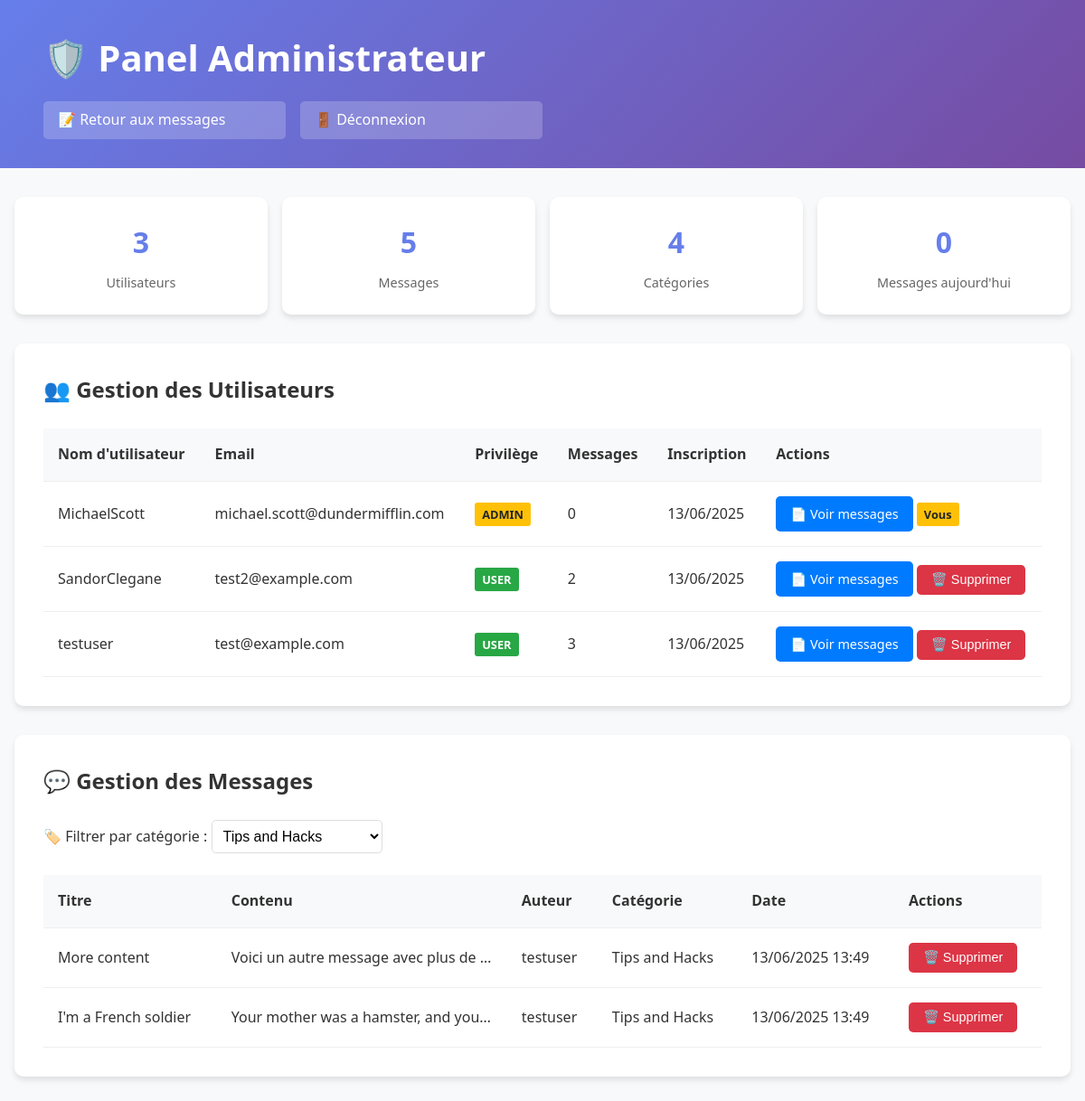
/adminPanel.php?category=2 (signed in), run on the app's committed database.
### tables this page shows
CREATE TABLE
    IF NOT EXISTS users (
        id INT AUTO_INCREMENT PRIMARY KEY,
        username VARCHAR(50) NOT NULL UNIQUE,
        email VARCHAR(100) NOT NULL UNIQUE,
        password VARCHAR(255) NOT NULL,
        id_privilege INT DEFAULT 1,
        created_at TIMESTAMP DEFAULT CURRENT_TIMESTAMP,
        FOREIGN KEY (id_privilege) REFERENCES privilege (id)
    );

CREATE TABLE
    IF NOT EXISTS privilege (
        id INT AUTO_INCREMENT PRIMARY KEY,
        name VARCHAR(50) NOT NULL UNIQUE
    );

CREATE TABLE
    IF NOT EXISTS messages (
        id INT AUTO_INCREMENT PRIMARY KEY,
        user_id INT NOT NULL,
        id_category INT,
        title VARCHAR(200) NOT NULL,
        content TEXT NOT NULL,
        created_at TIMESTAMP DEFAULT CURRENT_TIMESTAMP,
        updated_at TIMESTAMP NULL DEFAULT NULL,
        FOREIGN KEY (user_id) REFERENCES users (id) ON DELETE CASCADE,
        FOREIGN KEY (id_category) REFERENCES category (id)
    );

CREATE TABLE
    IF NOT EXISTS category (
        id INT AUTO_INCREMENT PRIMARY KEY,
        name VARCHAR(50) NOT NULL,
        created_at DATETIME DEFAULT CURRENT_TIMESTAMP
    );

### adminPanel.php (the view, shortened to what this page needs)
<?php
try {
    $pdo = getDbConnection();
    $categories = [];
    try {
        $stmt = $pdo->query("SELECT id, name FROM category ORDER BY name");
        $categories = $stmt->fetchAll(PDO::FETCH_ASSOC);
    } catch (PDOException $e) {
        $error_message = 'Erreur lors de la récupération des catégories.';
    }
    $users_query = "
        SELECT u.id, u.username, u.email, u.created_at, p.name as privilege_name,
               COUNT(m.id) as message_count
        FROM users u
        LEFT JOIN privilege p ON u.id_privilege = p.id
        LEFT JOIN messages m ON u.id = m.user_id
        GROUP BY u.id, u.username, u.email, u.created_at, p.name
        ORDER BY u.username
    ";
    $users = $pdo->query($users_query)->fetchAll(PDO::FETCH_ASSOC);
    $categories = $pdo->query("SELECT id, name FROM category ORDER BY name")->fetchAll(PDO::FETCH_ASSOC);
    $where = '';
    $params = [];
    if (isset($_GET['category']) && $_GET['category'] !== '') {
        $where = 'WHERE m.id_category = ?';
        $params[] = (int)$_GET['category'];
    }
    $messages_query = "
        SELECT m.id, m.title, m.content, m.created_at, m.updated_at, m.user_id,
               u.username, c.name AS category_name
        FROM messages m
        LEFT JOIN users u ON m.user_id = u.id
        LEFT JOIN category c ON m.id_category = c.id
        $where
        ORDER BY m.created_at DESC
        LIMIT 100
    ";
    $stmt = $pdo->prepare($messages_query);
    $stmt->execute($params);
    $messages = $stmt->fetchAll(PDO::FETCH_ASSOC);
    $stats = $pdo->query("
        SELECT
            (SELECT COUNT(*) FROM users) as total_users,
            (SELECT COUNT(*) FROM messages) as total_messages,
            (SELECT COUNT(*) FROM category) as total_categories,
            (SELECT COUNT(*) FROM messages WHERE DATE(created_at) = CURDATE()) as messages_today
    ")->fetch(PDO::FETCH_ASSOC);
} catch (PDOException $e) {
    $error_message = 'Erreur lors de la récupération des données : ' . $e->getMessage();
    $users = [];
    $messages = [];
    $categories = [];
    $stats = ['total_users' => 0, 'total_messages' => 0, 'total_categories' => 0, 'messages_today' => 0];
}
?>
<!DOCTYPE html>
<html lang="fr">
<head>
    <link rel="stylesheet" href="./css/adminPanel.css">
</head>
<body>
    <div class="header">
        <div class="container">
            <h1>🛡️ Panel Administrateur</h1>
            <div class="nav">
                <a href="messages.php">📝 Retour aux messages</a>
                <a href="logout.php">🚪 Déconnexion</a>
            </div>
        </div>
    </div>
    <div class="container">
        <div class="stats-grid">
            <div class="stat-card">
                <div class="stat-number"><?php echo $stats['total_users']; ?></div>
                <div class="stat-label">Utilisateurs</div>
            </div>
            <div class="stat-card">
                <div class="stat-number"><?php echo $stats['total_messages']; ?></div>
                <div class="stat-label">Messages</div>
            </div>
            <div class="stat-card">
                <div class="stat-number"><?php echo $stats['total_categories']; ?></div>
                <div class="stat-label">Catégories</div>
            </div>
            <div class="stat-card">
                <div class="stat-number"><?php echo $stats['messages_today']; ?></div>
                <div class="stat-label">Messages aujourd'hui</div>
            </div>
        </div>
        <div class="section">
            <h2>👥 Gestion des Utilisateurs</h2>
            <table>
                <thead>
                    <tr>
                        <th>Nom d'utilisateur</th>
                        <th>Email</th>
                        <th>Privilège</th>
                        <th>Messages</th>
                        <th>Inscription</th>
                        <th>Actions</th>
                    </tr>
                </thead>
                <tbody>
                    <?php foreach ($users as $user): ?>
                        <tr>
                            <td><?php echo htmlspecialchars($user['username']); ?></td>
                            <td><?php echo htmlspecialchars($user['email']); ?></td>
                            <td>
                                <span class="badge <?php echo $user['privilege_name'] === 'ADMIN' ? 'badge-admin' : 'badge-user'; ?>">
                                    <?php echo htmlspecialchars($user['privilege_name'] ?? 'USER'); ?>
                                </span>
                            </td>
                            <td><?php echo $user['message_count']; ?></td>
                            <td><?php echo date('d/m/Y', strtotime($user['created_at'])); ?></td>
                            <td>
                                <a href="messages.php?user_id=<?php echo $user['id']; ?>" class="btn btn-primary">
                                    📄 Voir messages
                                </a>
                                <?php if ($user['id'] !== $_SESSION['user_id']): ?>
                                    <form method="POST" style="display:inline;" onsubmit="return confirm('⚠️ Etes-vous sûr de vouloir supprimer cet utilisateur et tous ses messages ?');">
                                        <button type="submit" name="delete_user" class="btn btn-danger">
                                            🗑️ Supprimer
                                        </button>
                                    </form>
                                <?php else: ?>
                                    <span class="badge badge-admin">Vous</span>
                                <?php endif; ?>
                            </td>
                        </tr>
                    <?php endforeach; ?>
                </tbody>
            </table>
        </div>
        <div class="section">
            <h2>💬 Gestion des Messages</h2>
            <form method="GET" class="filter-form">
                <label for="category">🏷️ Filtrer par catégorie :</label>
                <select name="category" id="category" onchange="this.form.submit()">
                    <?php foreach ($categories as $cat): ?>
                        <option value="<?php echo $cat['id']; ?>"
                            <?php echo (isset($_GET['category']) && $_GET['category'] == $cat['id']) ? 'selected' : ''; ?>>
                            <?php echo htmlspecialchars($cat['name']); ?>
                        </option>
                    <?php endforeach; ?>
                </select>
            </form>
            <table>
                <thead>
                    <tr>
                        <th>Titre</th>
                        <th>Contenu</th>
                        <th>Auteur</th>
                        <th>Catégorie</th>
                        <th>Date</th>
                        <th>Actions</th>
                    </tr>
                </thead>
                <tbody>
                    <?php if (empty($messages)): ?>
                        <tr>
                            <td colspan="6" style="text-align: center; color: #666; padding: 2rem;">
                                Aucun message trouvé
                            </td>
                        </tr>
                    <?php else: ?>
                        <?php foreach ($messages as $msg): ?>
                            <tr>
                                <td><?php echo htmlspecialchars($msg['title']); ?></td>
                                <td class="content-preview"><?php echo htmlspecialchars($msg['content']); ?></td>
                                <td><?php echo htmlspecialchars($msg['username']); ?></td>
                                <td><?php echo htmlspecialchars($msg['category_name'] ?? 'Sans catégorie'); ?></td>
                                <td><?php echo date('d/m/Y H:i', strtotime($msg['created_at'])); ?></td>
                                <td>
                                    <form method="POST" style="display:inline;" onsubmit="return confirm('⚠️ Supprimer ce message ?');">
                                        <button type="submit" name="admin_delete_message" class="btn btn-danger">
                                            🗑️ Supprimer
                                        </button>
                                    </form>
                                </td>
                            </tr>
                        <?php endforeach; ?>
                    <?php endif; ?>
                </tbody>
            </table>
        </div>
    </div>
</body>
</html>

### css/adminPanel.css (style rules this page uses)
* { margin: 0; padding: 0; box-sizing: border-box; }
body { font-family: "Segoe UI", sans-serif; background-color: #f8f9fa; color: #333; line-height: 1.6; }
.header { background: linear-gradient(135deg, #667eea 0%, #764ba2 100%); color: white; padding: 2rem; margin-bottom: 2rem; }
.header h1 { font-size: 2.5rem; margin-bottom: 1rem; }
.nav { display: flex; gap: 1rem; width: 50%; }
.nav a { color: white; text-decoration: none; padding: 0.5rem 1rem; background: rgba(255, 255, 255, 0.2); border-radius: 5px; transition: all 0.3s; width: 50%; }
.container { max-width: 1200px; margin: 0 auto; padding: 0 1rem; }
.stats-grid { display: grid; grid-template-columns: repeat(auto-fit, minmax(200px, 1fr)); gap: 1rem; margin-bottom: 2rem; }
.stat-card { background: white; padding: 1.5rem; border-radius: 10px; box-shadow: 0 4px 6px rgba(0, 0, 0, 0.1); text-align: center; }
.stat-number { font-size: 2rem; font-weight: bold; color: #667eea; }
.stat-label { color: #666; font-size: 0.9rem; margin-top: 0.5rem; }
.section { background: white; border-radius: 10px; padding: 2rem; margin-bottom: 2rem; box-shadow: 0 4px 6px rgba(0, 0, 0, 0.1); }
.section h2 { color: #333; margin-bottom: 1.5rem; font-size: 1.5rem; }
.filter-form { margin-bottom: 1.5rem; }
.filter-form select { padding: 0.5rem; border: 1px solid #ddd; border-radius: 5px; font-size: 1rem; background: white; }
table { width: 100%; border-collapse: collapse; margin-top: 1rem; }
th, td { padding: 1rem; text-align: left; border-bottom: 1px solid #eee; }
th { background: #f8f9fa; font-weight: 600; color: #333; }
.btn { padding: 0.5rem 1rem; border: none; border-radius: 5px; cursor: pointer; text-decoration: none; display: inline-block; font-size: 0.9rem; transition: all 0.3s; }
.btn-danger { background: #dc3545; color: white; }
.btn-primary { background: #007bff; color: white; }
.content-preview { max-width: 300px; overflow: hidden; text-overflow: ellipsis; white-space: nowrap; }
.badge { padding: 0.25rem 0.5rem; border-radius: 3px; font-size: 0.8rem; font-weight: bold; }
.badge-admin { background: #ffc107; color: #212529; }
.badge-user { background: #28a745; color: white; }

### data on the page
users: username "MichaelScott", email "michael.scott@dundermifflin.com", id_privilege.name "ADMIN", message_count "0", created_at "13/06/2025", shows "Vous"
users: username "SandorClegane", email "test2@example.com", id_privilege.name "USER", message_count "2", created_at "13/06/2025"
users: username "testuser", email "test@example.com", id_privilege.name "USER", message_count "3", created_at "13/06/2025"
messages: title "More content", content "Voici un autre message avec plus de…", user.username "testuser", id_category.name "Tips and Hacks", created_at "13/06/2025 13:49"
messages: title "I'm a French soldier", content "Your mother was a hamster, and you…", user.username "testuser", id_category.name "Tips and Hacks", created_at "13/06/2025 13:49"

### other printed values
$stats['total_users'] "3"
$stats['total_messages'] "5"
$stats['total_categories'] "4"
$stats['messages_today'] "0"
form field category "Tips and Hacks"
